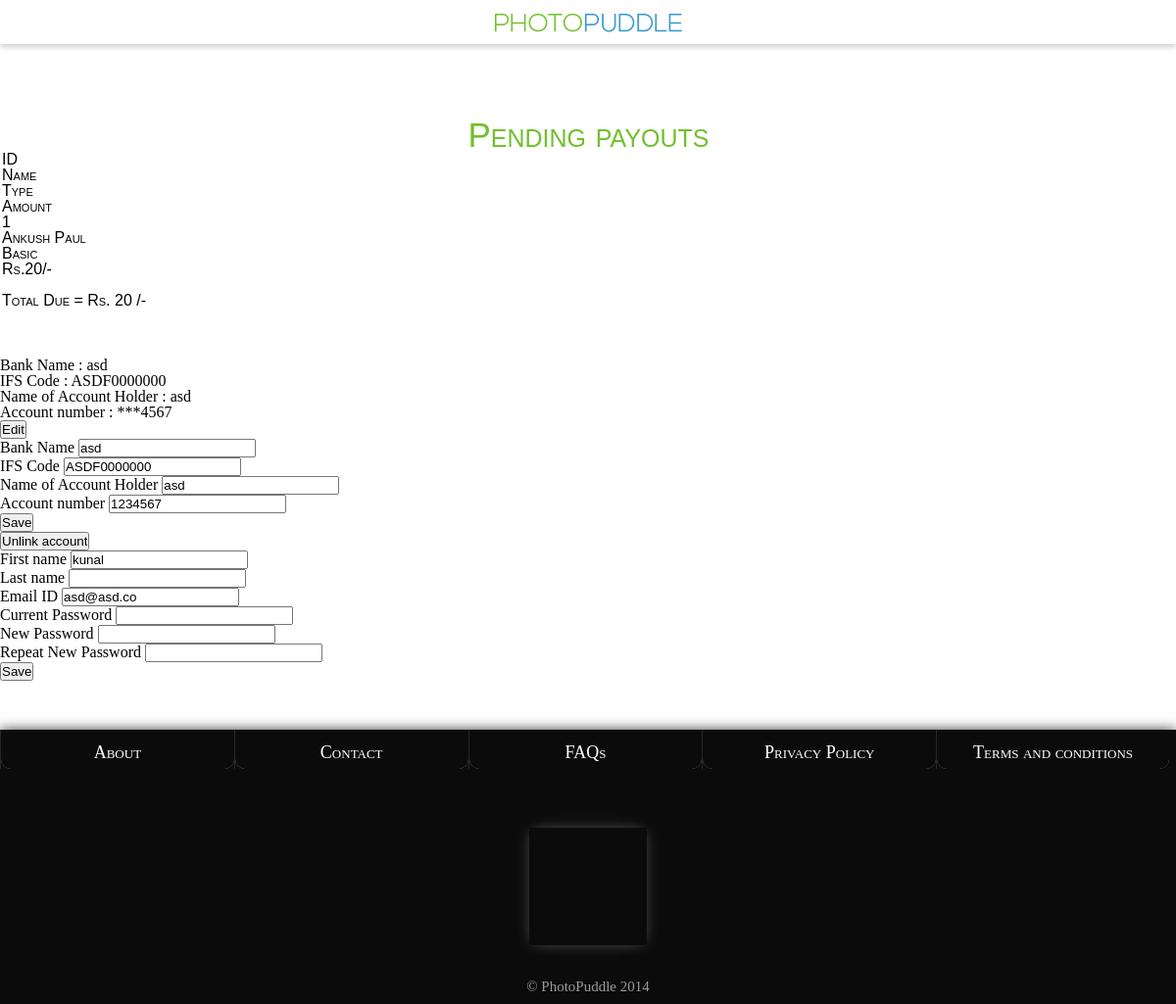
/editDash.php (signed in), run on the app's committed database.
### tables this page shows
CREATE TABLE `projects` (
  `id` int(11) NOT NULL AUTO_INCREMENT,
  `name` varchar(30) DEFAULT NULL,
  `password` text,
  `instructions` varchar(100) DEFAULT NULL,
  `status` int(11) NOT NULL DEFAULT '0',
  `submittime` varchar(20) DEFAULT NULL,
  `customer` int(11) DEFAULT NULL,
  `type` int(11) DEFAULT NULL,
  `checkcode` int(11) DEFAULT NULL,
  `endtime` varchar(20) DEFAULT NULL,
  PRIMARY KEY (`id`)
);

CREATE TABLE `editors` (
  `id` int(11) NOT NULL AUTO_INCREMENT,
  `username` varchar(15) DEFAULT NULL,
  `password` text,
  `signuptime` varchar(20) DEFAULT NULL,
  `email` varchar(30) DEFAULT NULL,
  `firstname` varchar(30) DEFAULT NULL,
  `lastname` varchar(30) DEFAULT NULL,
  `verify` char(6) DEFAULT NULL,
  `status` int(11) DEFAULT '-2',
  `bankname` varchar(50) DEFAULT NULL,
  `ifsc` varchar(11) DEFAULT NULL,
  `acname` varchar(30) DEFAULT NULL,
  `acno` varchar(16) DEFAULT NULL,
  PRIMARY KEY (`id`)
);

### includes/database.php (called while the page is built, shortened)
<?php
class Database{
private static $db;
public static function get_instance()
{
	if(!isset(self::$db))
		self::$db = new Database();
	return self::$db;
}
public function query($query)
{
  if($result=mysql_query($query))
    return $result;
  else
    die($this->last_query()."SQL Error : ".mysql_error());
}
public function fetch_array($result_set)
{
  while($row=mysql_fetch_array($result_set))
    $result_array[]=$row;
  if(isset($result_array))
    return $result_array;
  else
    return NULL;
}
public function num_rows($result)
{
  return mysql_num_rows($result);
}
}

### includes/databaseObject.php (called while the page is built, shortened)
<?php
class DatabaseObject{
public $id,$fields;
public function __construct()
{
if(!isset($this->fields))
  $this->populate_fields();
}
public function populate_fields()
{
  $db=Database::get_instance();
  $result=$db->query("SHOW FIELDS FROM ". static::$tableName);
  $result_array=$db->fetch_array($result);
  if(is_array($result_array))
      foreach($result_array as $row)
        if($row[0]!='id')
          $this->fields[]=$row[0];
}
public static function find_by_sql($query)
{
  $db=Database::get_instance();
  $result=$db->query($query);
  if($db->num_rows($result)>0)
    return static::instantiate($result);
  else
    return NULL;
}
public static function instantiate($result)
{
  $db=Database::get_instance();
  $result_set=$db->fetch_array($result);
  foreach($result_set as $row)
  {
    $obj=new static;
    foreach($row as $key=>$value)
      $obj->$key=$value;
    $result_objects[]=$obj;
  }
  return $result_objects;
}
}

### includes/session.php (called while the page is built, shortened)
<?php
    class Session {
        protected $user, $loggedIn;
        protected static $session;
        protected static $userClass='Editor', $userTable='editors', $sessionVar='id', $loginPage=EDITOR_LOGIN_PAGE, $userField='username';
        function __construct()
        {
            $this->update_session();
        }
        public static function get_instance()
        {
        	if(!isset(static::$session))
        		static::$session = new static;
        	return static::$session;
        }
        public function logged_in_user()
        {
          if($this->loggedIn)
            return $this->user;
          else
            return false;
        }
        public function update_session()
        {
          if(isset($_SESSION[static::$sessionVar]))
          {
              $userClass=static::$userClass;
            $result_user=$userClass::find_by_sql("SELECT * FROM ".static::$userTable." WHERE ".static::$userField."='".$_SESSION[static::$sessionVar]."'");
            $this->user=$result_user[0];
            $this->loggedIn=true;
          }
          else
          {
            unset($this->user);
            $this->loggedIn=false;
          }
        }
    }

### includes/project.php (called while the page is built, shortened)
<?php
	class Project extends DatabaseObject
	{
		public static function find_by_sql($query)
		{
			$objs = parent::find_by_sql($query);
			return $objs;
		}
	}

### editDash.php (the view, shortened to what this page needs)
<?php
	$session = Session::get_instance();
	$session->require_login();
	$editor = $session->logged_in_user();
	$projects = Project::find_by_sql("SELECT * FROM (SELECT projects.id, projects.name, projects.type, COUNT(donepics.id)  count FROM projects JOIN pictures ON pictures.project = projects.id JOIN donepics ON donepics.original = pictures.id WHERE donepics.editor = ".$session->logged_in_user()->id." AND donepics.editor NOT IN (SELECT editor FROM edit_payout WHERE project = projects.id) AND donepics.chosen = 1) s ORDER BY count;");
?>
 <!DOCTYPE html>
 <html lang="en">
	<head>
	<link href="css/style_editor_signin.css" rel="stylesheet">
	<link href="css/reset.css" rel="stylesheet">
	<link rel="stylesheet" href="css/modal.css">
	<link rel="stylesheet" href="css/progressbar.css">
	</head>
<body>
  <div id="logobkg">
	<a href="index.php">
	<img id="instr1" src="images/pp1.png" onmouseover="this.src='images/pp2.png'" onmouseout="this.src='images/pp1.png'"/>
	</a>
	</div>
	<div id='wrapper-left'>
		<h5 id='wel2' class='greenc'>Pending payouts</h5>
		<div>
			<div>ID</div>
			<div>Name</div>
			<div>Type</div>
			<div>Amount</div>
		</div>
		<div>
			<?php
				$total = 0;
				if(is_array($projects))
					foreach($projects as $project):?>
						<div><?php echo $project->id;?></div>
						<div><?php echo $project->name;?></div>
						<div><?php echo ($project->type == 0)?"Basic":"Advanced";?></div>
						<div><?php
								if($project->type == 0)
								{
									echo "Rs.".EDITOR_BASIC_PRICE * $project->count."/-";
									$total += EDITOR_BASIC_PRICE * $project->count;
								}
								else
								{
									echo "Rs.".EDITOR_ADVANCED_PRICE * $project->count."/-";
									$total += EDITOR_ADVANCED_PRICE;
}
							?></div><br/>
			<?php endforeach;?>
		</div>
		<div>Total Due = Rs. <?php echo $total;?> /-</div>
	</div>
	<div>
		<div>
			Bank Name : <?php echo $editor->bankname;?><br/>
			IFS Code : <?php echo $editor->ifsc;?><br/>
			Name of Account Holder : <?php echo $editor->acname;?><br/>
			Account number : <?php echo str_repeat("*",(strlen($editor->acno)-4>0)?strlen($editor->acno)-4:0).substr($editor->acno,-4);?><br/>
			<button>Edit</button>
		</div>
		<form method = "POST" required>
			Bank Name <input type="text" value="<?php echo $editor->bankname;?>" name="bankname"/><br/>
			IFS Code <input type="text" value="<?php echo $editor->ifsc;?>" name="ifsc"/><br/>
			Name of Account Holder <input type="text" value="<?php echo $editor->acname;?>" name="acname"/><br/>
			Account number <input type="text" value="<?php echo $editor->acno;?>" name="acno"/><br/>
			<input type="submit" value="Save"/>
		</form>
		<form onsubmit="return confirm('All account details will be removed.');" method="POST">
			<input type="submit" value="Unlink account"/>
		</form>
	</div>
	<div>
		<form method = "POST">
			First name <input type="text" value="<?php echo $editor->firstname;?>" name="firstname"/><br/>
			Last name <input type="text" value="<?php echo $editor->lastname;?>" name="lastname"/><br/>
			Email ID <input type="text" value="<?php echo $editor->email;?>" name="email"/><br/>
			Current Password <input type="password" name="currPass"/><br/>
			New Password <input type="password" name="newPass"/><br/>
			Repeat New Password <input type="password" name="repPass"/><br/>
			<input type="submit" value="Save"/>
		</form>
	</div>
<div id='footer'>
		<div id="nav" >
		    <div class='wrap4'>
		    <div id="lefter">
		        <nav id='navleft' class="menu" class='wrap4'>
		        <ul class="block-menu">
		            <li class="b1 divider"><a href="about.html" class='three-d' style="text-decoration: none;"><div class='underflipmenu'>About</div>
		                <span aria-hidden="true" class="three-d-box">
		                    <span class="front">About</span>
		                </span>
		            </a></li>
		            <li class="b1 divider"><a href="contact.html" class='three-d' style="text-decoration: none;"><div class='underflipmenu'>Contact</div>
		                <span aria-hidden="true" class="three-d-box">
		                    <span class="front">Contact</span>
		                </span>
		            </a></li>
		            <li class="b1 divider"><a href="faq.html" class='three-d' style="text-decoration: none;"><div class='underflipmenu'>FAQs</div>
		                <span aria-hidden="true" class="three-d-box">
		                    <span class="front">FAQs</span>
		                </span>
		            </a></li>
		            <li class="b1 divider"><a href="privacypolicy.html" class='three-d' style="text-decoration: none;"><div class='underflipmenu'>Privacy Policy</div>
		                <span aria-hidden="true" class="three-d-box">
		                    <span class="front">Privacy Policy</span>
		                </span>
		            </a></li>
		            <li class="b1 divider"><a href="terms.html" class='three-d' style="text-decoration: none;"><div class='underflipmenu'>Terms and conditions</div>
		                <span aria-hidden="true" class="three-d-box">
		                    <span class="front">Terms and conditions</span>
		                </span>
		            </a></li>
		        </ul>
		        </nav>
		    </div>
		    </div>
		</div>
		<a href='www.photopuddle.com/index.php' class='footerlogo'/></a>
		 <p id="copyright">&copy; PhotoPuddle 2014<p>
	</div>
</body>
</html>

### css/style_editor_signin.css (style rules this page uses)
* { margin: 0; padding: 0; -webkit-font-smoothing: antialiased; -webkit-box-sizing: border-box; -moz-box-sizing: border-box; box-sizing: border-box; }
body { background-color:#fff; font-family: Myfont1; }
body,html { height:100%; }
#nav { position: relative; width:100%; top:0; height:0px; z-index: 30; background-color:#1A1A1A; margin-top: 0px; z-index:3; }
#logobkg { text-decoration: none; width: 100%; height: 45px; position: fixed; background: #fff; top: 0; z-index: 3; padding-left: 0px; margin-top: 0px; box-shadow: 0 3px 6px rgba(0,0,0,0.2); (51,153,204,.1)(115,191,45,.4) }
#logobkg a { text-align: center; text-decoration: none; font-family: Myfont1; font-size: 28px; height: 45px; width: 100%; position: relative; display:block; margin:auto; }
.menu { background-color: #000000; width: 100%; }
.menu ul { position: relative; list-style: none; width: 100%; height: 40px; margin: 0 auto; font-family: Myfont1; font-variant: small-caps; margin-top: 10px; }
.menu li { position: relative; border-left: 1px solid rgba(204,204,204,0.15); float: left; height: 40px; width: 20%; }
.menu li:last-child { border-right: 1px solid rgba(11,11,11,0.3); }
.b1 { background-color: #0b0b0b; }
.menu li a { color: #b2b2b2; font-size: 18px; box-sizing: border-box; text-align: center; text-decoration: none; font-variant: small-caps; position: absolute; height: 80%; width: 100%; }
#footer { position: relative; clear:both; height:280px; bottom: 0; margin-top: 50px; clear: both; width:100%; background: rgba(11,11,11,1); box-shadow: 0 0px 12px rgba(0,0,0,0.8); }
#copyright { font-size: 15px; bottom: 0px; margin-top: 35px; padding-bottom: 10px; color: #9a9a9a; text-align: center; font-family: Myfont1; }
.footerlogo { display: block; height:120px; width: 120px; margin: 100px auto 25px; background-color: #0B0B0B; background-image: url(../images/pplogo.png); background-size: contain; box-shadow: 0 0 15px -5px rgba(255,255,255,0.5); }
.menu ul { position: relative; display: block; background: #0B0B0B; list-style: none; width: 100%; height: 40px; margin: 0 auto; font-family: Myfont1; font-variant: small-caps; margin-top: 10px; margin-bottom: 10px; }
.menu li { position: relative; display: inline-block; border-left: 1px solid rgba(204,204,204,0.15); float: left; height: 40px; width: 19.9%; }
.menu li a { color: #b2b2b2; display: block; font-size: 18px; font-smoothing: antialiased; box-sizing: border-box; padding: 12px auto; overflow: visible; text-align: center; text-decoration: none; font-variant: small-caps; position: absolute; line-height: 16px; width: 100%; height:100%; -webkit-transition: all 0.3s ease; -moz-transition: all 0.3s ease; -ms-transition: all 0.3s ease; -o-transition: all 0.3s ease; transition: all 0.3s ease; }
.three-d { perspective: 200px; transition: all .07s linear; position: relative; cursor: pointer; }
.three-d-box { transition: all .3s ease-out; transform: translatez(-25px); transform-style: preserve-3d; pointer-events: none; position: absolute; top: 0; left: 0; display: block; width: 100%; height: 100%; }
.front { transform: rotatex(0deg) translatez(25px); border-bottom-right-radius: 10px; border-bottom-left-radius: 10px; }
.front, .back { display: block; width: 100%; height: 100%; position: absolute; top: 0; left: 0; background-color: #0B0B0B; padding: 15px 10px; color: white; pointer-events: none; box-sizing: border-box; }
.underflipmenu { height:100%; padding-top: 15px; font-weight: bold; color:#0B0B0B; background-color: rgba(200,200,200,0.8); border-bottom-right-radius: 10px; border-bottom-left-radius: 10px; }
#instr1 { height: 100%; outline: 0; }
.greenc { color:#73BF2D; }
#wel2 { font-size: 35px; margin-top: 0px; text-align:center; }
#wrapper-left { border-right: 1px solid #ffffff; border-left: 2px solid #ffffff; background-color: #ffffff; position:relative; margin:120px auto 50px; font-family: Myfont1, sans-serif ; font-variant: small-caps; display:block; }

### css/modal.css (style rules this page uses)
html { overflow-y: scroll; }

### data on the page
projects: id "1", name "Ankush Paul", type "Basic", count "20"
editors: bankname "asd", ifsc "ASDF0000000", acname "asd", acno "***", acno "4567", acno "1234567", firstname "kunal", email "asd@asd.co"

### other printed values
$total "20"
